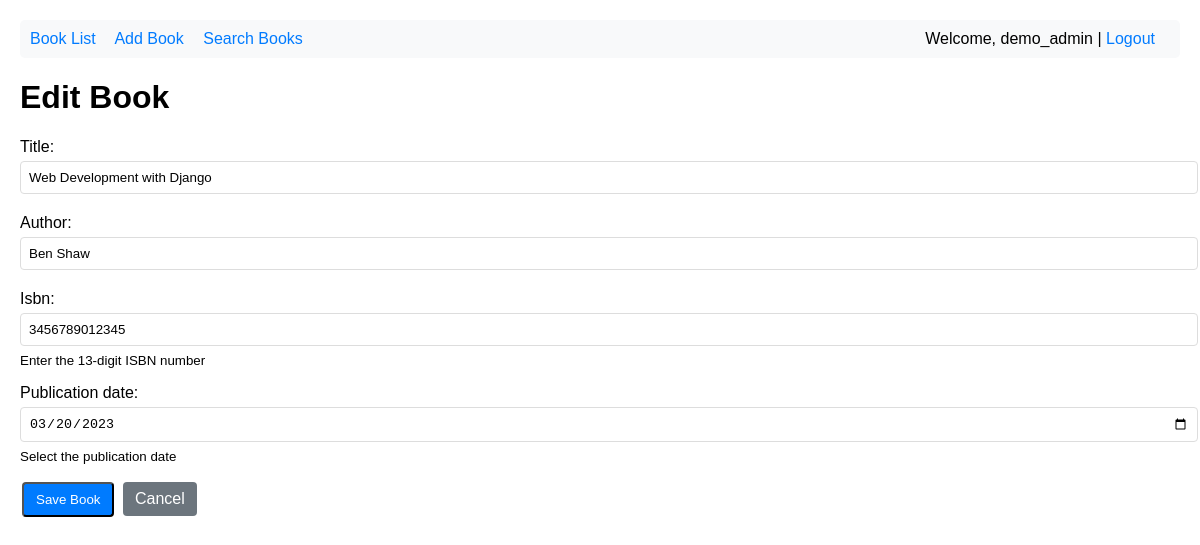
Screenshot of /bookshelf/book/3/edit/ (signed in) with the database file from the repository.
### accounts/models.py (models this page shows, shortened)
class CustomUser(AbstractUser):
    date_of_birth = models.DateField(
        null=True,
        blank=True,
        help_text="User's date of birth"
    )
    profile_photo = models.ImageField(
        upload_to='profile_photos/',
        null=True,
        blank=True,
        help_text="User's profile photo"
    )
    objects = CustomUserManager()
    class Meta:
        verbose_name = 'User'
        verbose_name_plural = 'Users'
        ordering = ['-date_joined']

### bookshelf/models.py (models this page shows, shortened)
class Book(models.Model):
    title = models.CharField(max_length=200)
    author = models.CharField(max_length=100)
    isbn = models.CharField(max_length=13, unique=True)
    publication_date = models.DateField()
    owner = models.ForeignKey(
        settings.AUTH_USER_MODEL,
        on_delete=models.CASCADE,
        related_name='books'
    )
    created_at = models.DateTimeField(auto_now_add=True)
    updated_at = models.DateTimeField(auto_now=True)
    class Meta:
        ordering = ['-created_at']
        verbose_name = 'Book'
        verbose_name_plural = 'Books'
        permissions = [
            ('can_view', 'Can view book'),
            ('can_create', 'Can create book'),
            ('can_edit', 'Can edit book'),
            ('can_delete', 'Can delete book'),
        ]

### bookshelf/views.py (the view)
# urls.py: path('book/<int:pk>/edit/', views.book_edit, name='book_edit'),
@login_required
@permission_required('bookshelf.can_edit', raise_exception=True)
def book_edit(request, pk):
    book = get_object_or_404(Book, pk=pk)
    if book.owner != request.user and not request.user.has_perm('bookshelf.can_edit'):
        return HttpResponseForbidden("You don't have permission to edit this book.")
    if request.method == 'POST':
        form = BookForm(request.POST, instance=book)
        if form.is_valid():
            form.save()
            messages.success(request, 'Book updated successfully!')
            return redirect('book_detail', pk=book.pk)
    else:
        form = BookForm(instance=book)
    return render(request, 'bookshelf/book_form.html', {
        'form': form,
        'title': 'Edit Book',
        'book': book
    })

### bookshelf/forms.py (shortened to what this page needs)
class BookForm(forms.ModelForm):
    class Meta:
        model = Book
        fields = ['title', 'author', 'isbn', 'publication_date']
        widgets = {
            'title': forms.TextInput(attrs={
                'class': 'form-control',
                'placeholder': 'Enter book title'
            }),
            'author': forms.TextInput(attrs={
                'class': 'form-control',
                'placeholder': 'Enter author name'
            }),
            'isbn': forms.TextInput(attrs={
                'class': 'form-control',
                'placeholder': 'Enter ISBN (13 digits)'
            }),
            'publication_date': forms.DateInput(attrs={
                'class': 'form-control',
                'type': 'date'
            }),
        }
    def __init__(self, *args, **kwargs):
        super().__init__(*args, **kwargs)
        self.fields['isbn'].help_text = 'Enter the 13-digit ISBN number'
        self.fields['publication_date'].help_text = 'Select the publication date'

### bookshelf/templates/bookshelf/book_form.html (shortened to what this page needs)
{% extends 'bookshelf/base.html' %}
{% block content %}
<h1>{{ title|default:"Book Form" }}</h1>
<form method="post">
    <div style="margin-bottom: 15px;">
        {{ form.title.label_tag }}
        {{ form.title }}
    </div>
    <div style="margin-bottom: 15px;">
        {{ form.author.label_tag }}
        {{ form.author }}
    </div>
    <div style="margin-bottom: 15px;">
        {{ form.isbn.label_tag }}
        {{ form.isbn }}
        {% if form.isbn.help_text %}
            <small>{{ form.isbn.help_text }}</small>
        {% endif %}
    </div>
    <div style="margin-bottom: 15px;">
        {{ form.publication_date.label_tag }}
        {{ form.publication_date }}
        {% if form.publication_date.help_text %}
            <small>{{ form.publication_date.help_text }}</small>
        {% endif %}
    </div>
    <button type="submit" class="btn btn-primary">Save Book</button>
    <a href="{% url 'book_list' %}" class="btn btn-secondary">Cancel</a>
</form>
{% endblock %}

### bookshelf/templates/bookshelf/base.html (shortened to what this page needs)
<!DOCTYPE html>
<html lang="en">
<head>
</head>
<body>
    <div class="navbar">
        <a href="{% url 'book_list' %}">Book List</a>
        {% if perms.bookshelf.can_create %}
            <a href="{% url 'book_create' %}">Add Book</a>
        {% endif %}
        <a href="{% url 'book_search' %}">Search Books</a>
        {% if user.is_authenticated %}
            <span style="float: right;">Welcome, {{ user.username }} | <a href="/admin/logout/">Logout</a></span>
        {% else %}
            <span style="float: right;"><a href="/admin/login/">Login</a></span>
        {% endif %}
    </div>
    <main>
        {% block content %}
        {% endblock %}
    </main>
</body>
</html>

### bookshelf/templates/bookshelf/base.html (style rules this page uses)
body { font-family: Arial, sans-serif; margin: 20px; }
.navbar { background-color: #f8f9fa; padding: 10px; margin-bottom: 20px; border-radius: 5px; }
.navbar a { margin-right: 15px; text-decoration: none; color: #007bff; }
.btn { padding: 8px 12px; text-decoration: none; border-radius: 4px; display: inline-block; margin: 2px; }
.btn-primary { background-color: #007bff; color: white; }
.btn-secondary { background-color: #6c757d; color: white; }
.form-control { width: 100%; padding: 8px; margin: 5px 0; border: 1px solid #ddd; border-radius: 4px; }

### rows the page displays
CustomUser: username "demo_admin"
Book: title "Web Development with Django", author "Ben Shaw", isbn "3456789012345", publication_date "03/20/2023"

### other values shown
{{ title|default:"Book Form" }} "Edit Book"
